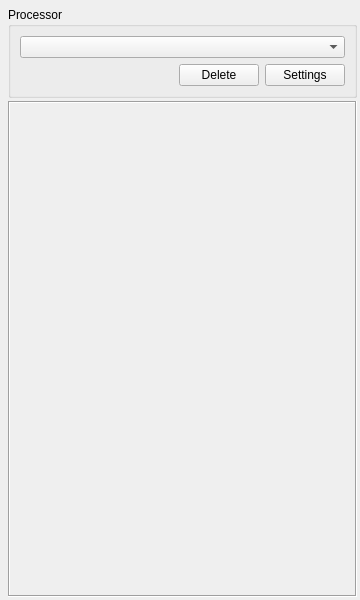
<?xml version="1.0" encoding="UTF-8"?>
<ui version="4.0">
 <class>FilterConnectWidget</class>
 <widget class="QDockWidget" name="FilterConnectWidget">
  <property name="geometry">
   <rect>
    <x>0</x>
    <y>0</y>
    <width>360</width>
    <height>600</height>
   </rect>
  </property>
  <property name="minimumSize">
   <size>
    <width>360</width>
    <height>600</height>
   </size>
  </property>
  <property name="windowTitle">
   <string>Filter connections</string>
  </property>
  <widget class="QWidget" name="dockWidgetContents">
   <layout class="QVBoxLayout" name="verticalLayout">
    <property name="spacing">
     <number>3</number>
    </property>
    <property name="margin">
     <number>3</number>
    </property>
    <item>
     <layout class="QVBoxLayout" name="verticalLayout_2">
      <property name="leftMargin">
       <number>5</number>
      </property>
      <property name="topMargin">
       <number>4</number>
      </property>
      <item>
       <widget class="QGroupBox" name="groupBox">
        <property name="minimumSize">
         <size>
          <width>0</width>
          <height>0</height>
         </size>
        </property>
        <property name="title">
         <string>Processor</string>
        </property>
        <layout class="QHBoxLayout" name="horizontalLayout_2">
         <item>
          <layout class="QVBoxLayout" name="verticalLayout_3">
           <item>
            <widget class="QComboBox" name="comboBox">
             <property name="sizePolicy">
              <sizepolicy hsizetype="Expanding" vsizetype="Fixed">
               <horstretch>0</horstretch>
               <verstretch>0</verstretch>
              </sizepolicy>
             </property>
            </widget>
           </item>
           <item>
            <layout class="QHBoxLayout" name="horizontalLayout">
             <item>
              <spacer name="horizontalSpacer">
               <property name="orientation">
                <enum>Qt::Horizontal</enum>
               </property>
               <property name="sizeHint" stdset="0">
                <size>
                 <width>40</width>
                 <height>20</height>
                </size>
               </property>
              </spacer>
             </item>
             <item>
              <widget class="QPushButton" name="deleteProcessoButton">
               <property name="text">
                <string>Delete</string>
               </property>
               <property name="icon">
                <iconset resource="../../../../../sensorSystem/projects/SensorSystemGui/images/images.qrc">
                 <normaloff>:/SensorSystemGui/delete.png</normaloff>:/SensorSystemGui/delete.png</iconset>
               </property>
              </widget>
             </item>
             <item>
              <widget class="QPushButton" name="openSettingsButton">
               <property name="text">
                <string>Settings</string>
               </property>
               <property name="icon">
                <iconset resource="../../images/images.qrc">
                 <normaloff>:/olvisGui/bullet_wrench.png</normaloff>:/olvisGui/bullet_wrench.png</iconset>
               </property>
              </widget>
             </item>
            </layout>
           </item>
          </layout>
         </item>
        </layout>
       </widget>
      </item>
      <item>
       <widget class="QScrollArea" name="scrollArea">
        <property name="enabled">
         <bool>true</bool>
        </property>
        <property name="minimumSize">
         <size>
          <width>320</width>
          <height>410</height>
         </size>
        </property>
        <property name="styleSheet">
         <string notr="true"/>
        </property>
        <property name="frameShape">
         <enum>QFrame::Box</enum>
        </property>
        <property name="widgetResizable">
         <bool>true</bool>
        </property>
        <widget class="QWidget" name="scrollAreaWidget">
         <property name="enabled">
          <bool>true</bool>
         </property>
         <property name="geometry">
          <rect>
           <x>0</x>
           <y>0</y>
           <width>346</width>
           <height>472</height>
          </rect>
         </property>
         <property name="autoFillBackground">
          <bool>true</bool>
         </property>
         <property name="styleSheet">
          <string notr="true"/>
         </property>
         <layout class="QVBoxLayout" name="sortLayout">
          <property name="spacing">
           <number>0</number>
          </property>
          <property name="margin">
           <number>0</number>
          </property>
         </layout>
        </widget>
       </widget>
      </item>
     </layout>
    </item>
   </layout>
  </widget>
 </widget>
 <resources>
  <include location="../../images/images.qrc"/>
  <include location="../../../../../sensorSystem/projects/SensorSystemGui/images/images.qrc"/>
 </resources>
 <connections/>
</ui>
